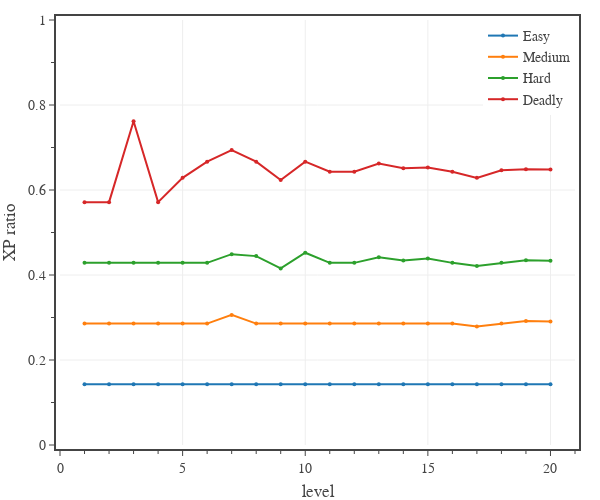

The cell this chart's notebook holds for it:
### Code cell
# plots XP thresholds for PCs
dfP = pd.read_csv('../../assets/data/pc-thresholds.csv') # 'Level','Easy XP','Medium XP','Hard XP','Deadly XP','Daily XP'
dfP['Encounter XP'] = 7*dfP['Easy XP']

# create figure
fig = go.Figure(
    layout=go.Layout(
        template=TFB_TEMPLATE,
        margin=dict(l=60, r=25, b=55, t=20, pad=4),
        xaxis=dict(
            title_text='level',
            range=[0,21],
            tick0=0, dtick=5,
            minor=dict(tick0=0, dtick=1),
        ),
        yaxis=dict(
            title_text='XP ratio',
            range=[0,1],
            tick0=0, dtick=0.2,
            minor=dict(tick0=0, dtick=0.1),
        ),
        legend=dict(
            xanchor='left', yanchor='top',
            x=0.00, y=1.00,
            orientation='h',
            tracegroupgap=0,
        )
    )
)

columns = ['Easy','Medium','Hard','Deadly']
columnRef = 'Encounter XP'
for c in columns:
    fig.add_trace(go.Scatter(
        x=dfP['Level'], 
        y=dfP[c+' XP']/dfP[columnRef],
        mode='lines+markers', 
        marker=dict(size=4),
        name=c,
        hovertemplate=
            'Level %{x}<br>'+
            'XP ratio %{y:,.2f}' + 
            '<extra></extra>'
    ))
    print('{:} - median {:.2f}'.format(c, np.median(dfP[c+' XP']/dfP[columnRef])))

# show figure
fig.update_layout(width=600, height=500)
fig.show(config=TFB_CONFIG)

# save figures
if SAVEFIGS:
    fig.update_layout(autosize=True, width=None, height=None)
    save_fig_html(fig, format='large', name='fig-pc-xp-thresholds-vs-level-large')
    save_fig_html(fig, format='small', name='fig-pc-xp-thresholds-vs-level-small')

### Figure 1 — Plotly figure (JSON) as saved in the notebook; plotly's stock layout.template omitted (floating-point values rounded to 4 significant figures)
{"data": [{"hovertemplate": "Level %{x}<br>XP ratio %{y:,.2f}<extra></extra>", "marker": {"size": 4}, "mode": "lines+markers", "name": "Easy", "type": "scatter", "x": [1, 2, 3, 4, 5, 6, 7, 8, 9, 10, 11, 12, 13, 14, 15, 16, 17, 18, 19, 20], "y": [0.1429, 0.1429, 0.1429, 0.1429, 0.1429, 0.1429, 0.1429, 0.1429, 0.1429, 0.1429, 0.1429, 0.1429, 0.1429, 0.1429, 0.1429, 0.1429, 0.1429, 0.1429, 0.1429, 0.1429]}, {"hovertemplate": "Level %{x}<br>XP ratio %{y:,.2f}<extra></extra>", "marker": {"size": 4}, "mode": "lines+markers", "name": "Medium", "type": "scatter", "x": [1, 2, 3, 4, 5, 6, 7, 8, 9, 10, 11, 12, 13, 14, 15, 16, 17, 18, 19, 20], "y": [0.2857, 0.2857, 0.2857, 0.2857, 0.2857, 0.2857, 0.3061, 0.2857, 0.2857, 0.2857, 0.2857, 0.2857, 0.2857, 0.2857, 0.2857, 0.2857, 0.2786, 0.2857, 0.2917, 0.2908]}, {"hovertemplate": "Level %{x}<br>XP ratio %{y:,.2f}<extra></extra>", "marker": {"size": 4}, "mode": "lines+markers", "name": "Hard", "type": "scatter", "x": [1, 2, 3, 4, 5, 6, 7, 8, 9, 10, 11, 12, 13, 14, 15, 16, 17, 18, 19, 20], "y": [0.4286, 0.4286, 0.4286, 0.4286, 0.4286, 0.4286, 0.449, 0.4444, 0.4156, 0.4524, 0.4286, 0.4286, 0.4416, 0.4343, 0.4388, 0.4286, 0.4214, 0.4286, 0.4345, 0.4337]}, {"hovertemplate": "Level %{x}<br>XP ratio %{y:,.2f}<extra></extra>", "marker": {"size": 4}, "mode": "lines+markers", "name": "Deadly", "type": "scatter", "x": [1, 2, 3, 4, 5, 6, 7, 8, 9, 10, 11, 12, 13, 14, 15, 16, 17, 18, 19, 20], "y": [0.5714, 0.5714, 0.7619, 0.5714, 0.6286, 0.6667, 0.6939, 0.6667, 0.6234, 0.6667, 0.6429, 0.6429, 0.6623, 0.6514, 0.6531, 0.6429, 0.6286, 0.6463, 0.6488, 0.648]}], "layout": {"height": 500, "legend": {"orientation": "v", "tracegroupgap": 0, "x": 1, "xanchor": "right", "y": 1, "yanchor": "top"}, "margin": {"b": 55, "l": 60, "pad": 4, "r": 25, "t": 20}, "width": 600, "xaxis": {"dtick": 5, "minor": {"dtick": 1, "tick0": 0}, "range": [0, 21], "tick0": 0, "title": {"text": "level"}}, "yaxis": {"dtick": 0.2, "minor": {"dtick": 0.1, "tick0": 0}, "range": [0, 1], "tick0": 0, "title": {"text": "XP ratio"}}}}
